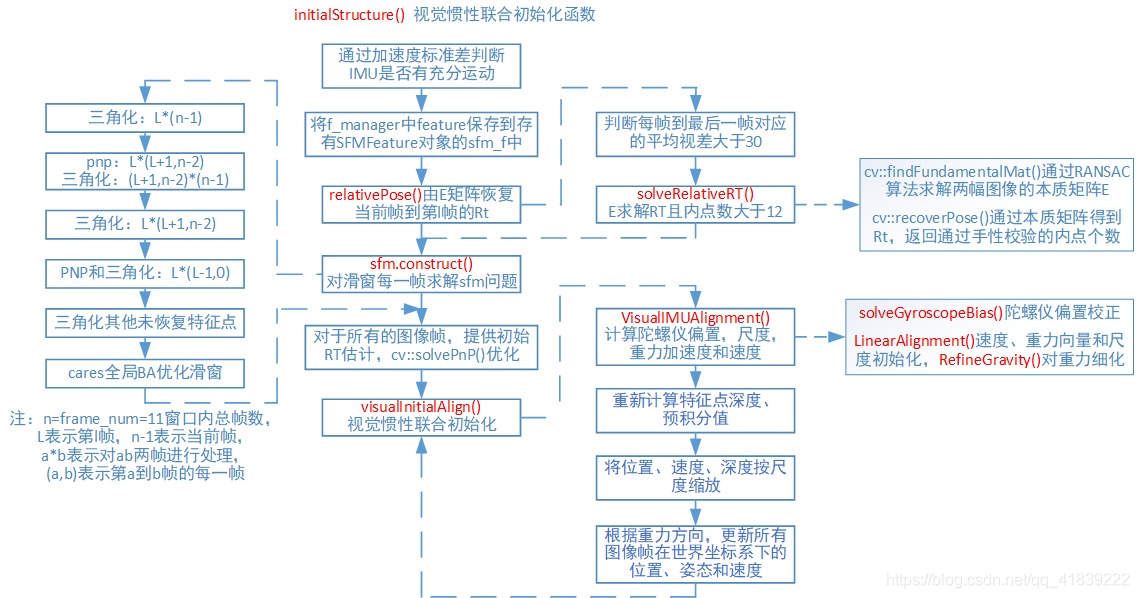
//> input picture src/v_slam/vins_init/image.png, 1139 x 598 px
$ ./orb_cv ../vins_init/image.png ../vins_init/image.png   (built with g++ and OpenCV 4)
//> lines starting //> are read from the running program, lines starting //| are printed output that depends on the picture
#include <iostream>
#include <opencv2/core/core.hpp>
#include <opencv2/features2d/features2d.hpp>
#include <opencv2/highgui/highgui.hpp>
#include <chrono>
#include <opencv2/imgcodecs.hpp>

using namespace std;
using namespace cv;

int main(int argc, char **argv) {
  if (argc != 3) {
    cout << "usage: feature_extraction img1 img2" << endl;
    return 1;
  }
  //-- 读取图像
  Mat img_1 = imread(argv[1], cv::IMREAD_COLOR);
//> img_1 is the input picture: 598 rows x 1139 cols, CV_8UC3; mean B, G, R 248.9, 244.9, 241.9
  Mat img_2 = imread(argv[2], cv::IMREAD_COLOR);
  assert(img_1.data != nullptr && img_2.data != nullptr);

  //-- 初始化
  std::vector<KeyPoint> keypoints_1, keypoints_2;
  Mat descriptors_1, descriptors_2;
  Ptr<FeatureDetector> detector = ORB::create();
  Ptr<DescriptorExtractor> descriptor = ORB::create();
  Ptr<DescriptorMatcher> matcher = DescriptorMatcher::create("BruteForce-Hamming");

  //-- 第一步:检测 Oriented FAST 角点位置
  chrono::steady_clock::time_point t1 = chrono::steady_clock::now();
  detector->detect(img_1, keypoints_1);
//> keypoints_1 = 500 keypoints; strongest (x, y, size): (384, 192, 31), (393, 410, 31), (918, 339, 31), (1004, 363, 31)
  detector->detect(img_2, keypoints_2);
//> keypoints_2 has the same summary as keypoints_1

  //-- 第二步:根据角点位置计算 BRIEF 描述子
  descriptor->compute(img_1, keypoints_1, descriptors_1);
  descriptor->compute(img_2, keypoints_2, descriptors_2);
  chrono::steady_clock::time_point t2 = chrono::steady_clock::now();
  chrono::duration<double> time_used = chrono::duration_cast<chrono::duration<double>>(t2 - t1);
  cout << "extract ORB cost = " << time_used.count() << " seconds. " << endl;

  Mat outimg1;
  drawKeypoints(img_1, keypoints_1, outimg1, Scalar::all(-1), DrawMatchesFlags::DEFAULT);
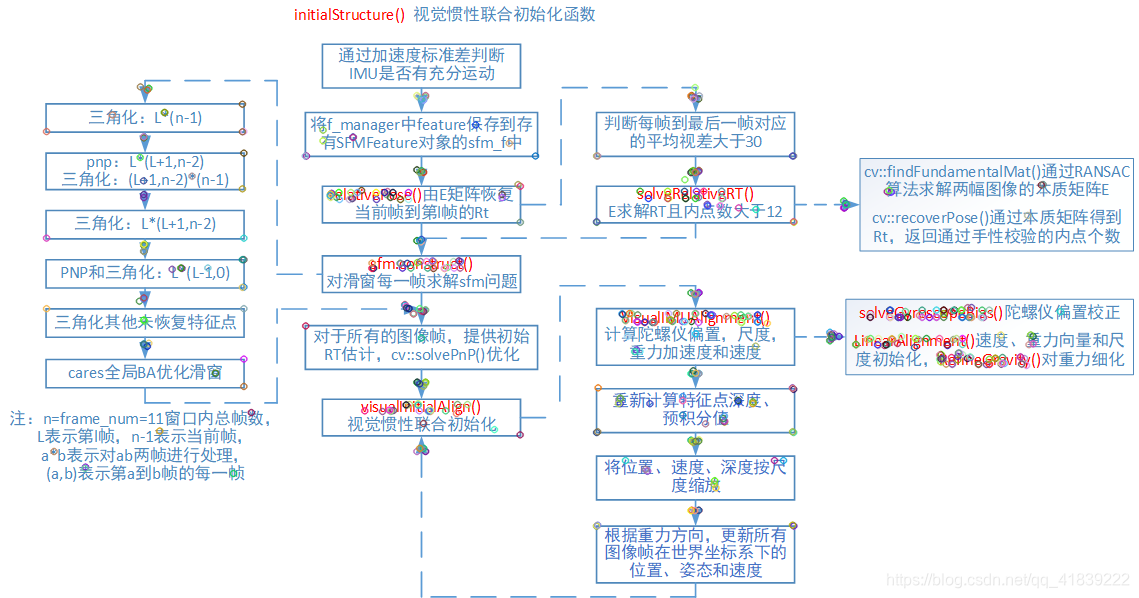
//> outimg1: 598 rows x 1139 cols, CV_8UC3; mean B, G, R 247.8, 243.9, 240.8
  imshow("ORB features", outimg1);

  //-- 第三步:对两幅图像中的BRIEF描述子进行匹配，使用 Hamming 距离
  vector<DMatch> matches;
  t1 = chrono::steady_clock::now();
  matcher->match(descriptors_1, descriptors_2, matches);
//> matches = 500 matches
  t2 = chrono::steady_clock::now();
  time_used = chrono::duration_cast<chrono::duration<double>>(t2 - t1);
  cout << "match ORB cost = " << time_used.count() << " seconds. " << endl;

  //-- 第四步:匹配点对筛选
  // 计算最小距离和最大距离
  auto min_max = minmax_element(matches.begin(), matches.end(),
                                [](const DMatch &m1, const DMatch &m2) { return m1.distance < m2.distance; });
  double min_dist = min_max.first->distance;
//> min_dist = 0
  double max_dist = min_max.second->distance;
//> max_dist = 0

  printf("-- Max dist : %f \n", max_dist);
//| -- Max dist : 0.000000
  printf("-- Min dist : %f \n", min_dist);
//| -- Min dist : 0.000000

  //当描述子之间的距离大于两倍的最小距离时,即认为匹配有误.但有时候最小距离会非常小,设置一个经验值30作为下限.
  std::vector<DMatch> good_matches;
  for (int i = 0; i < descriptors_1.rows; i++) {
    if (matches[i].distance <= max(2 * min_dist, 30.0)) {
      good_matches.push_back(matches[i]);
    }
  }
//> after the loop, good_matches = 500 matches

  //-- 第五步:绘制匹配结果
  Mat img_match;
  Mat img_goodmatch;
  drawMatches(img_1, keypoints_1, img_2, keypoints_2, matches, img_match);
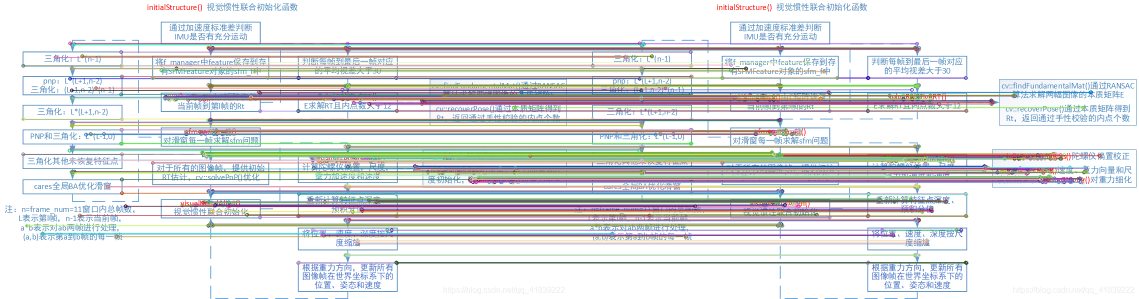
//> img_match: 598 rows x 2278 cols, CV_8UC3 (shown at 1/2 size); mean B, G, R 224.7, 224.1, 222.3
  drawMatches(img_1, keypoints_1, img_2, keypoints_2, good_matches, img_goodmatch);
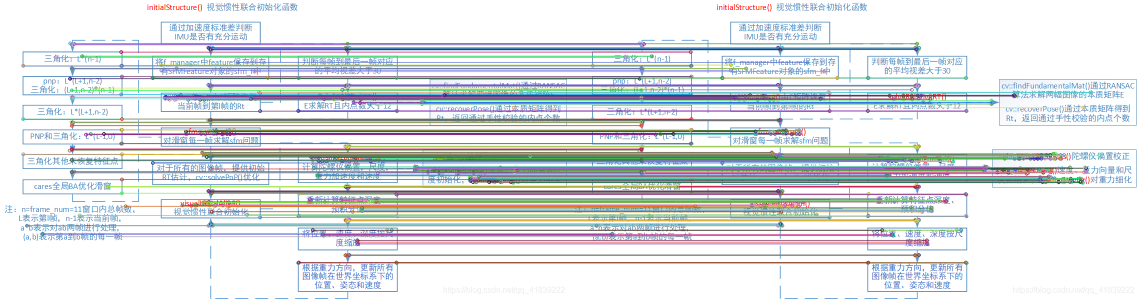
//> img_goodmatch: 598 rows x 2278 cols, CV_8UC3 (shown at 1/2 size); mean B, G, R 224.5, 222.1, 219.3
  imshow("all matches", img_match);
  imshow("good matches", img_goodmatch);
  waitKey(0);

  return 0;
}
